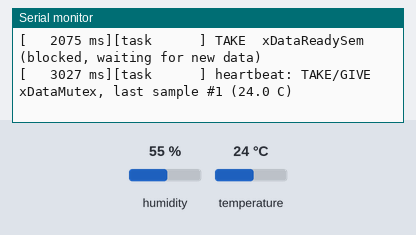
Recording of a program running on a simulated ESP32. Parts: the last lines printed to the serial monitor. Inputs (shaded band) come from the test bench; at power-on: humidity 55 %, temperature 24 °C. Random numbers use the default seed unless the program sets one.

Above: at 3.2 s.
3.3 s: humidity set to 22 %
At 4.4 s:
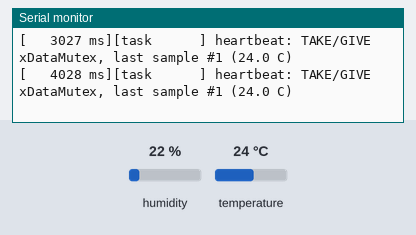
4.8 s: temperature set to 12 °C
At 5.9 s:
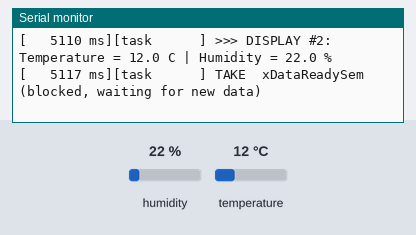
6.3 s: humidity set to 40 %
At 10.6 s:
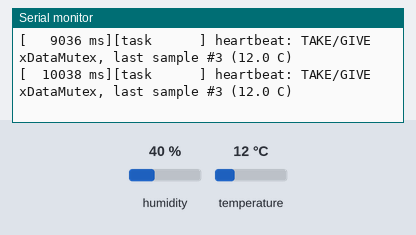
Timing chart, 0 to 12.1 s (numbered marks = the images above; inputs shaded):
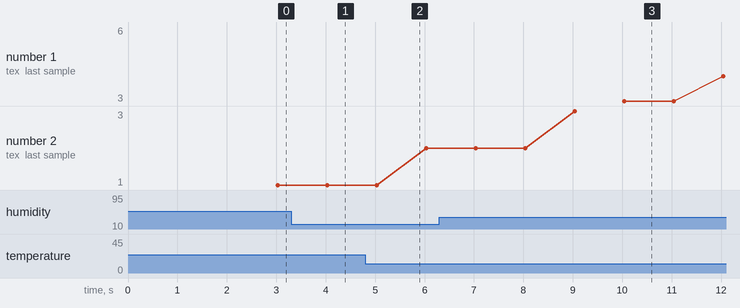

The program:

main.cpp
```cpp
// Bài 4 - Lập trình Semaphore trên YoloUNO (ESP32-S3, FreeRTOS, Arduino)
//
// Loại semaphore sử dụng:
//   - Binary semaphore (xDataReadySem): SensorRead báo cho Display có dữ liệu mới.
//   - Mutex (xDataMutex)  : bảo vệ biến toàn cục nhiệt độ / độ ẩm.
//   - Mutex (xSerialMutex): bảo vệ cổng Serial, tránh log bị chen lẫn.
//
// Các task:
//   - SensorRead – priority 3 – đọc DHT20 mỗi 3 s, ghi biến toàn cục, give xDataReadySem
//   - Display    – priority 2 – take xDataReadySem, đọc biến toàn cục, in kết quả
//   - Heartbeat  – priority 1 – mỗi 1 s take/give xDataMutex để đọc mẫu mới nhất
#include "global.h"
#include "temp_humi_monitor.h"

void setup() {
    Serial.begin(115200);
    delay(2000);   // chờ Serial Monitor kết nối (USB CDC)
    Serial.println("\n===== Lab 4: FreeRTOS Semaphore demo =====");

    // ---- Khởi tạo semaphore ----
    xDataReadySem = xSemaphoreCreateBinary();   // khởi tạo ở trạng thái "empty" (0)
    xDataMutex    = xSemaphoreCreateMutex();    // khởi tạo ở trạng thái "available"
    xSerialMutex  = xSemaphoreCreateMutex();

    if (xDataReadySem == NULL || xDataMutex == NULL || xSerialMutex == NULL) {
        Serial.println("Semaphore creation failed (out of heap)");
        while (1) { delay(1000); }
    }
    Serial.println("Semaphores created: xDataReadySem (binary), xDataMutex, xSerialMutex");

    // ---- Tạo task ----
    xTaskCreate(task_sensor_reader, "SensorRead", 4096, NULL, 3, NULL);
    xTaskCreate(task_display,       "Display",    4096, NULL, 2, NULL);
    xTaskCreate(task_heartbeat,     "Heartbeat",  4096, NULL, 1, NULL);
}

void loop() {
    // Trống: mọi công việc do các task FreeRTOS đảm nhiệm.
    vTaskDelay(portMAX_DELAY);
}
```

global.h
```cpp
#ifndef __GLOBAL_H__
#define __GLOBAL_H__

#include <Arduino.h>
#include "freertos/FreeRTOS.h"
#include "freertos/task.h"
#include "freertos/semphr.h"

// ---------------- Tài nguyên dùng chung ----------------
extern float glob_temperature;
extern float glob_humidity;
extern uint32_t glob_sample_id;

// ---------------- Semaphore ----------------
// Binary semaphore: task đọc cảm biến "give" mỗi khi có dữ liệu mới,
// task hiển thị "take" (bị block) cho tới khi có dữ liệu.
extern SemaphoreHandle_t xDataReadySem;
// Mutex: bảo vệ các biến toàn cục glob_temperature / glob_humidity / glob_sample_id.
extern SemaphoreHandle_t xDataMutex;
// Mutex: bảo vệ cổng Serial để các dòng log của nhiều task không bị chen lẫn.
extern SemaphoreHandle_t xSerialMutex;

// In log an toàn (có lấy xSerialMutex), kèm thời gian và tên task đang chạy.
void safeLog(const char *fmt, ...);

#endif
```

temp_humi_monitor.h
```cpp
#ifndef __TEMP_HUMI_MONITOR__
#define __TEMP_HUMI_MONITOR__
#include <Arduino.h>
#include "DHT20.h"
#include "global.h"

// Task đọc DHT20 (producer): ghi dữ liệu vào biến toàn cục rồi give xDataReadySem.
void task_sensor_reader(void *pvParameters);
// Task hiển thị (consumer): take xDataReadySem, đọc biến toàn cục và in ra Serial.
void task_display(void *pvParameters);
// Task heartbeat: chạy song song, định kỳ đọc biến toàn cục và log (cạnh tranh mutex).
void task_heartbeat(void *pvParameters);

#endif
```

global.cpp
```cpp
#include "global.h"
#include <stdarg.h>

float glob_temperature = NAN;
float glob_humidity = NAN;
uint32_t glob_sample_id = 0;

SemaphoreHandle_t xDataReadySem = NULL;
SemaphoreHandle_t xDataMutex = NULL;
SemaphoreHandle_t xSerialMutex = NULL;

void safeLog(const char *fmt, ...) {
    char buf[160];
    va_list args;
    va_start(args, fmt);
    vsnprintf(buf, sizeof(buf), fmt, args);
    va_end(args);

    // Chỉ một task được ghi Serial tại một thời điểm.
    if (xSemaphoreTake(xSerialMutex, portMAX_DELAY) == pdTRUE) {
        Serial.printf("[%7lu ms][%-10s] %s\n",
                      (unsigned long)millis(), pcTaskGetName(NULL), buf);
        xSemaphoreGive(xSerialMutex);
    }
}
```

temp_humi_monitor.cpp
```cpp
// SDA: GPIO 11   SCL: GPIO 12   Địa chỉ I2C DHT20: 0x38
#include <Wire.h>
#include "temp_humi_monitor.h"

DHT20 dht20;

namespace {
constexpr uint8_t DHT20_SDA_PIN = 11;
constexpr uint8_t DHT20_SCL_PIN = 12;
constexpr TickType_t SENSOR_PERIOD = pdMS_TO_TICKS(3000);
constexpr TickType_t HEARTBEAT_PERIOD = pdMS_TO_TICKS(1000);
}

// ============================================================
// Task 1: SensorRead - priority 3 - đọc DHT20, cập nhật biến toàn cục
// ============================================================
void task_sensor_reader(void *pvParameters) {
    (void)pvParameters;

    // Nếu không có cảm biến thật, dùng dữ liệu giả lập để vẫn minh họa được semaphore.
    // Khởi tạo I2C với chân SDA/SCL của YoloUNO, sau đó mới khởi tạo DHT20.
    // (Tương thích cả thư viện DHT20 cũ lẫn bản mới chỉ có begin() không tham số.)
    Wire.begin(DHT20_SDA_PIN, DHT20_SCL_PIN);
    const bool sensorOk = dht20.begin() && dht20.isConnected();
    safeLog(sensorOk ? "DHT20 found at 0x38" : "DHT20 NOT found -> using SIMULATED data");

    while (1) {
        float t, h;
        if (sensorOk && dht20.read() == DHT20_OK) {
            t = dht20.getTemperature();
            h = dht20.getHumidity();
        } else {
            t = 25.0f + (float)random(-20, 21) / 10.0f;   // 23.0 .. 27.0 C
            h = 60.0f + (float)random(-50, 51) / 10.0f;   // 55.0 .. 65.0 %
        }

        // --- Vùng găng: ghi biến toàn cục, được bảo vệ bởi mutex ---
        safeLog("TAKE  xDataMutex   (waiting...)");
        if (xSemaphoreTake(xDataMutex, portMAX_DELAY) == pdTRUE) {
            safeLog("TAKE  xDataMutex   OK -> write shared data");
            glob_temperature = t;
            glob_humidity = h;
            glob_sample_id++;
            const uint32_t id = glob_sample_id;
            xSemaphoreGive(xDataMutex);
            safeLog("GIVE  xDataMutex   (sample #%lu: %.1f C, %.1f %%)",
                    (unsigned long)id, t, h);
        }

        // --- Báo cho task Display biết đã có dữ liệu mới ---
        safeLog("GIVE  xDataReadySem -> notify Display");
        xSemaphoreGive(xDataReadySem);

        vTaskDelay(SENSOR_PERIOD);
    }
}

// ============================================================
// Task 2: Display - priority 2 - chờ dữ liệu mới rồi hiển thị
// ============================================================
void task_display(void *pvParameters) {
    (void)pvParameters;

    while (1) {
        safeLog("TAKE  xDataReadySem (blocked, waiting for new data)");
        // Block vô thời hạn cho tới khi SensorRead give semaphore.
        if (xSemaphoreTake(xDataReadySem, portMAX_DELAY) != pdTRUE) {
            continue;
        }
        safeLog("TAKE  xDataReadySem OK -> new data available");

        float t, h;
        uint32_t id;
        safeLog("TAKE  xDataMutex   (waiting...)");
        if (xSemaphoreTake(xDataMutex, portMAX_DELAY) == pdTRUE) {
            // Sao chép nhanh rồi trả mutex ngay, không giữ mutex khi in log.
            t = glob_temperature;
            h = glob_humidity;
            id = glob_sample_id;
            xSemaphoreGive(xDataMutex);
            safeLog("GIVE  xDataMutex   (copied sample #%lu)", (unsigned long)id);

            safeLog(">>> DISPLAY #%lu: Temperature = %.1f C | Humidity = %.1f %%",
                    (unsigned long)id, t, h);
        }
    }
}

// ============================================================
// Task 3: Heartbeat - priority 1 - đọc định kỳ biến toàn cục (cạnh tranh mutex)
// ============================================================
void task_heartbeat(void *pvParameters) {
    (void)pvParameters;

    while (1) {
        // Chờ tối đa 100 ms; nếu mutex đang bị giữ thì báo timeout.
        if (xSemaphoreTake(xDataMutex, pdMS_TO_TICKS(100)) == pdTRUE) {
            const uint32_t id = glob_sample_id;
            const float t = glob_temperature;
            xSemaphoreGive(xDataMutex);
            safeLog("heartbeat: TAKE/GIVE xDataMutex, last sample #%lu (%.1f C)",
                    (unsigned long)id, t);
        } else {
            safeLog("heartbeat: xDataMutex busy (timeout)");
        }
        vTaskDelay(HEARTBEAT_PERIOD);
    }
}
```

Measured:
- after the input at 4.8 s, the serial monitor: prints a new line after 0.28 s (image 2)
- after the input at 6.3 s, the serial monitor: prints a new line after 1.8 s (image 3)
